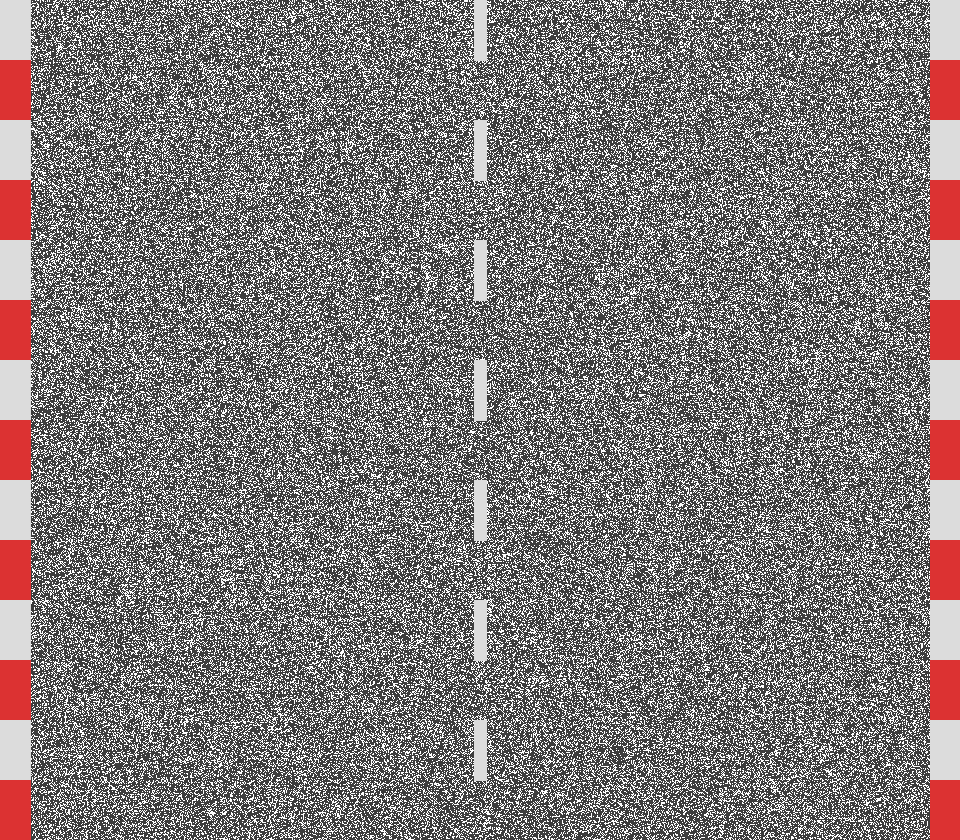
#> input picture Juego/src/assets/carreterav1.png, 960 x 840 px, found by its file name
$ python resize_roads_v2.py
#> lines starting #> are read from the running program, lines starting #| are printed output that depends on the picture
import cv2
import os

def crop_and_resize_road(filename, width=960, height=840):
#> called with filename = 'carreterav1.png', width = 960, height = 840
    path = os.path.join("assets", filename)
    if not os.path.exists(path):
        print(f"{filename} not found.")
        return

    img = cv2.imread(path)
#> img is the input picture: shape (840, 960, 3); mean B, G, R 122.4, 122.4, 127.8
    if img is None:
        print(f"Failed to load {path}")
        return

    # User wants ONLY the road, no background (trees/snow/grass).
    # Assuming vertical road in the middle.
    # We should crop the center part of the image where the road usually is.
    # Let's crop the middle 50% width? And scale that to fill the screen.

    h, w, _ = img.shape
#> h = 840; w = 960

    # Crop settings (adjustable)
    # Keeping mostly the center.
    # Let's keep center 60% of the width
    crop_w = int(w * 0.5)
#> crop_w = 480
    start_x = (w - crop_w) // 2
#> start_x = 240

    # We want to stretch this crop to 960 width.
    # And keep height full or crop too? Usually height is fine.

    cropped = img[0:h, start_x:start_x+crop_w]
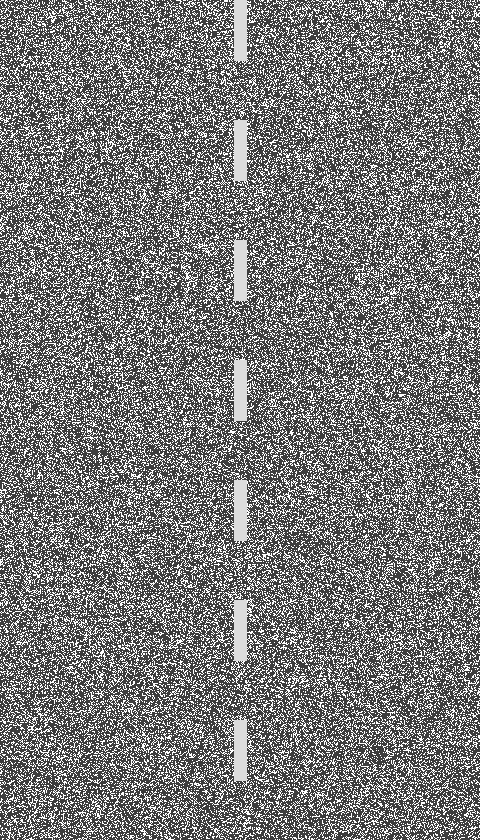
#> cropped: shape (840, 480, 3); min 60, max 255, mean 122

    # Now resize to Target game dimension
    final_img = cv2.resize(cropped, (width, height))
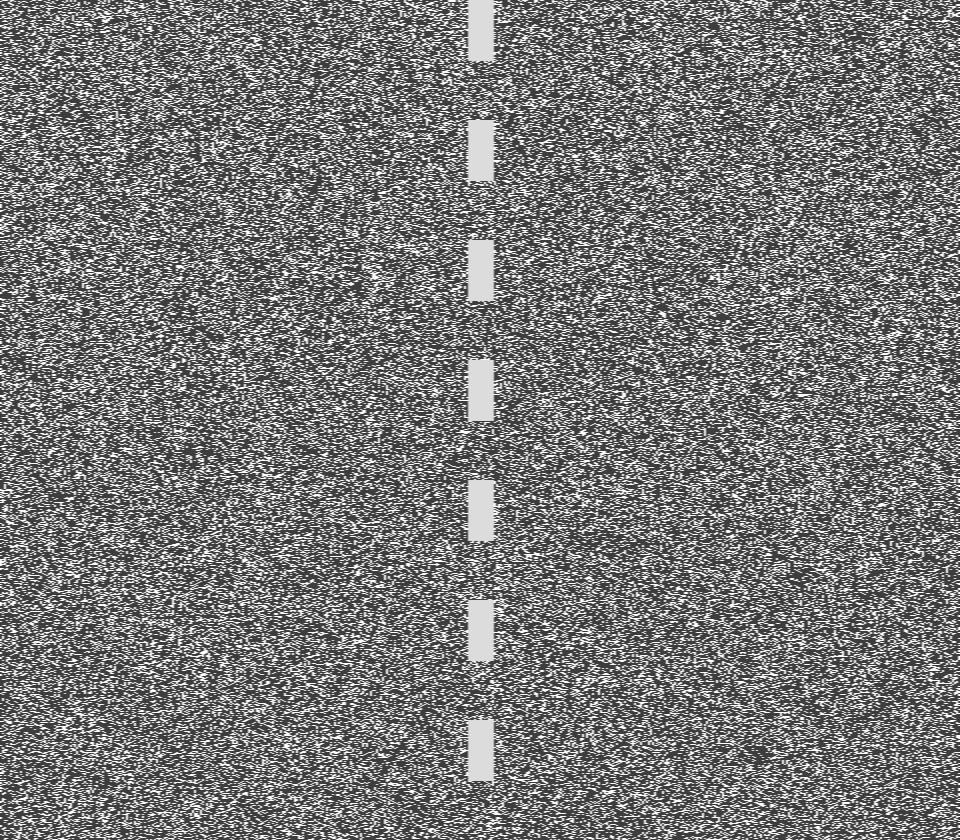
#> final_img: shape (840, 960, 3); min 60, max 255, mean 122.1

    cv2.imwrite(path, final_img)
    print(f"Processed {filename}: Cropped center and stretched to {width}x{height}")

if __name__ == "__main__":
    # Also process the original road variants
    for name in ["carreterav1.png", "carreterav2.png", "carreterav3.png", "carreterav4.png"]:
        crop_and_resize_road(name)
#> pass 2 of the loop `for name in ["carreterav1.png", "carreterav2.png", "carreterav3.png", ..`:
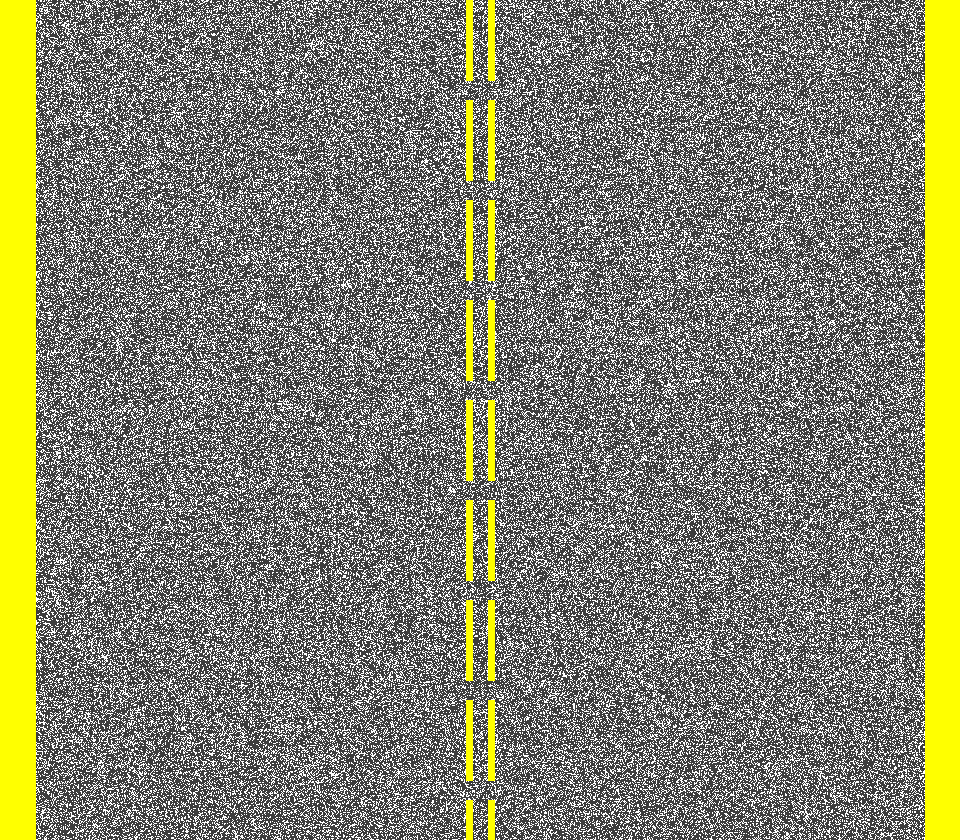
#> input picture Juego/src/assets/carreterav2.png, 960 x 840 px, found by its file name
#> in crop_and_resize_road, img is the input picture: shape (840, 960, 3); mean B, G, R 110.4, 132.3, 132.3
#> in crop_and_resize_road (call 2), `cropped = img[0:h, start_x:start_x+crop_w]`:
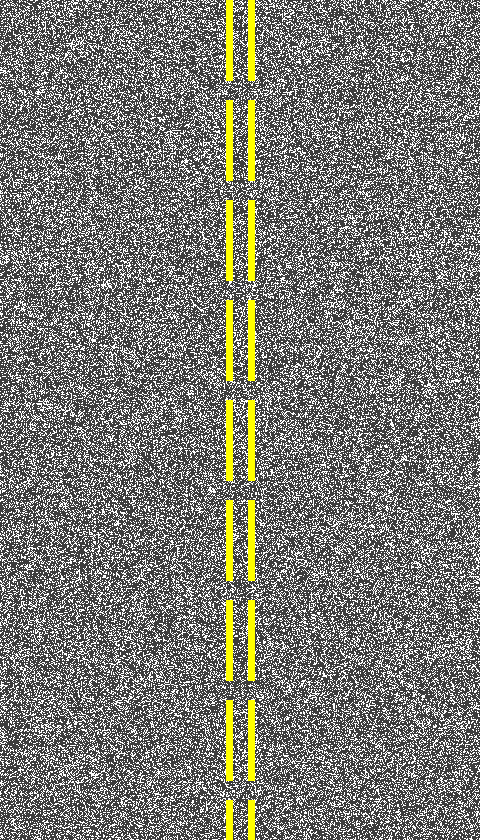
#> cropped: shape (840, 480, 3); mean B, G, R 117.9, 123.9, 123.9
#> in crop_and_resize_road (call 2), `final_img = cv2.resize(cropped, (width, height))`:
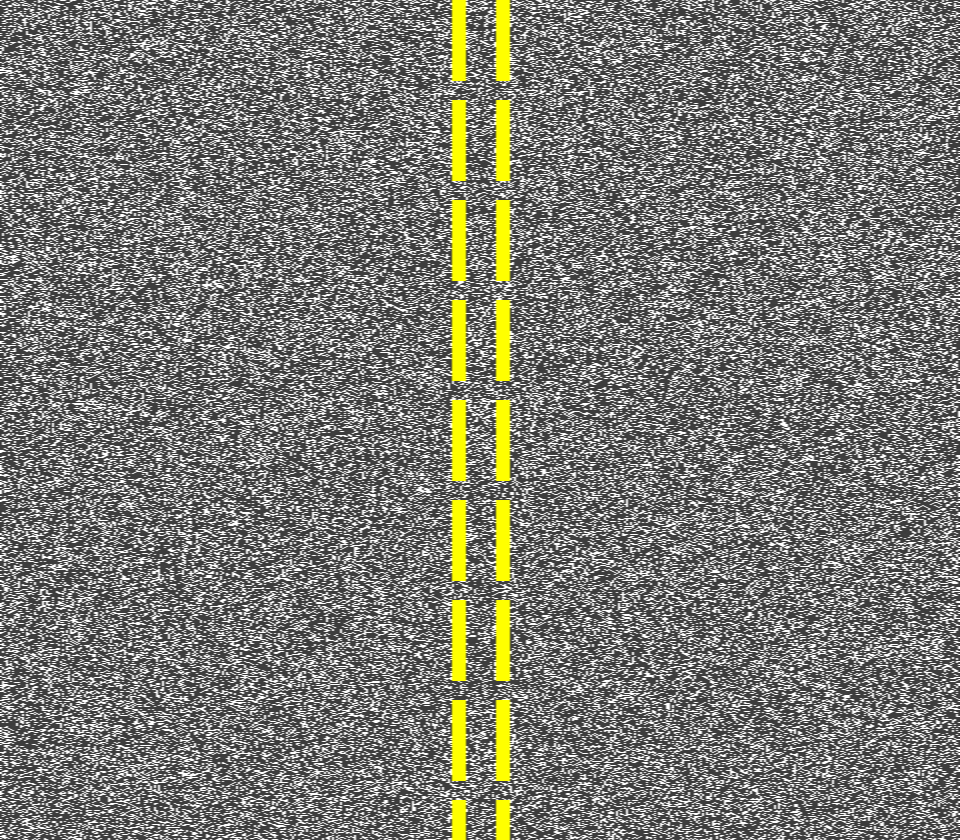
#> final_img: shape (840, 960, 3); mean B, G, R 117.9, 124, 124
#> pass 3 of the loop `for name in ["carreterav1.png", "carreterav2.png", "carreterav3.png", ..`:
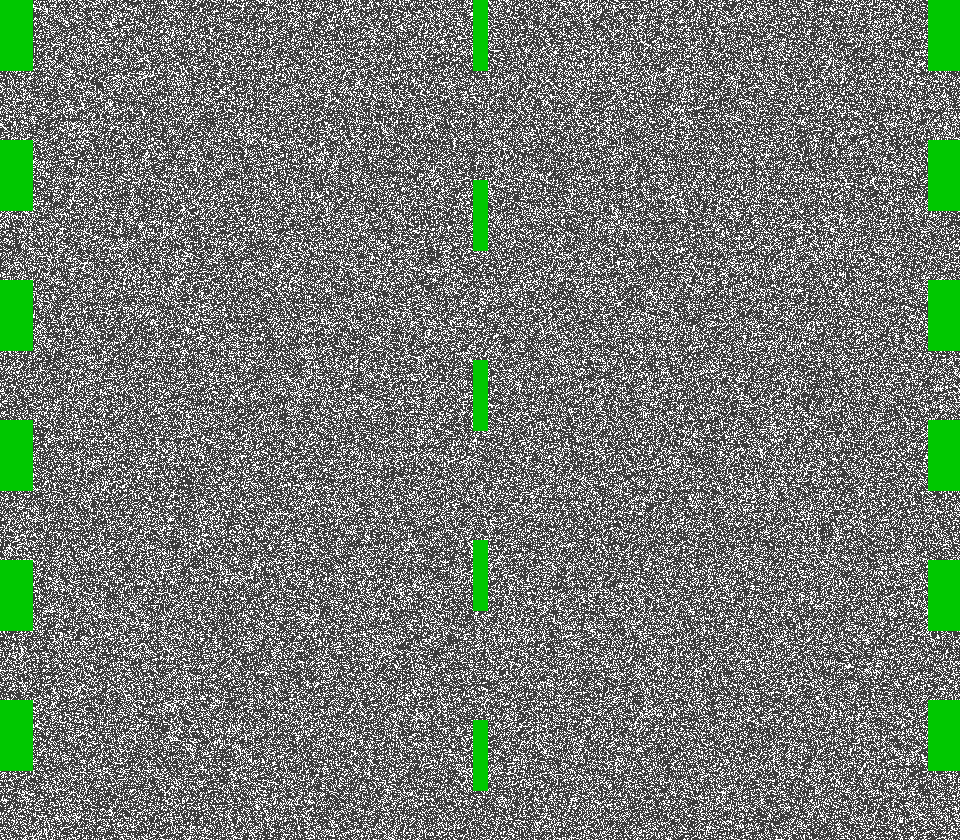
#> input picture Juego/src/assets/carreterav3.png, 960 x 840 px, found by its file name
#> in crop_and_resize_road, img is the input picture: shape (840, 960, 3); mean B, G, R 115.7, 123.9, 115.7
#> in crop_and_resize_road (call 3), `cropped = img[0:h, start_x:start_x+crop_w]`:
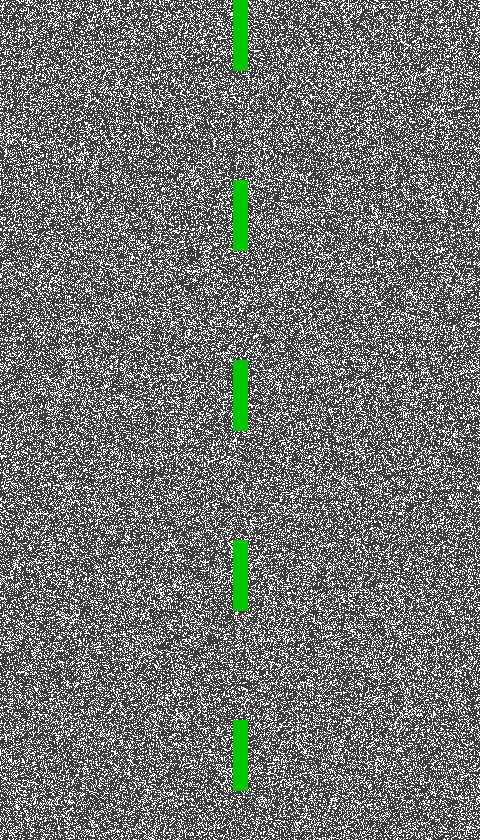
#> cropped: shape (840, 480, 3); mean B, G, R 118.9, 121.5, 118.9
#> in crop_and_resize_road (call 3), `final_img = cv2.resize(cropped, (width, height))`:
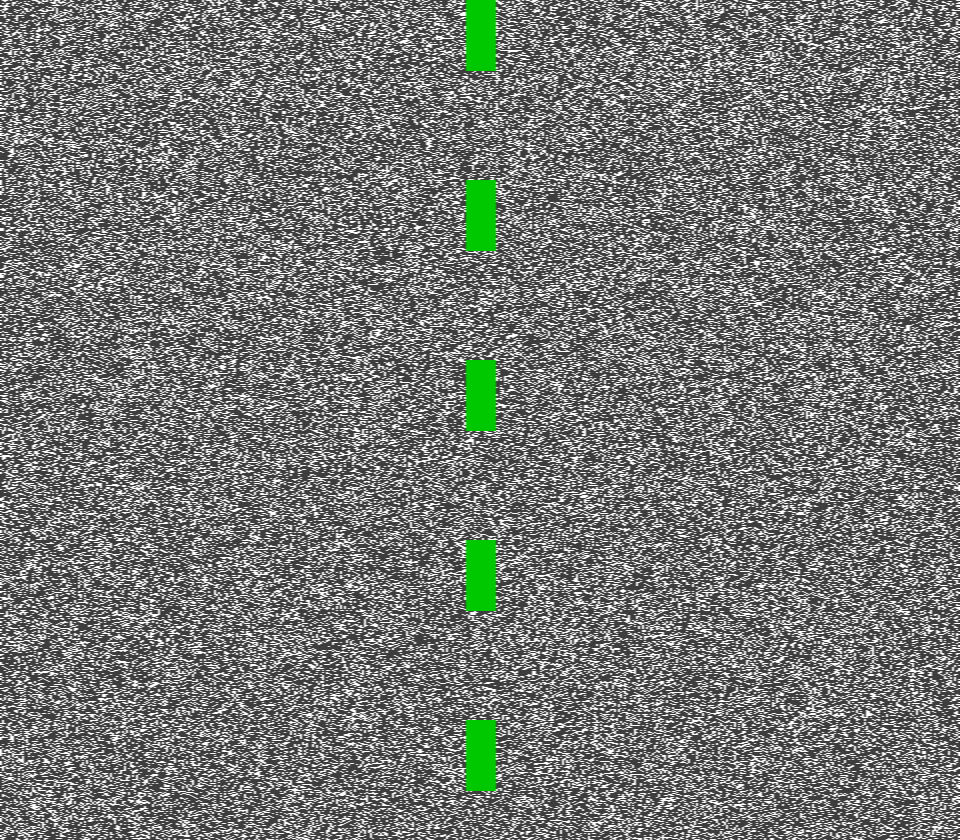
#> final_img: shape (840, 960, 3); mean B, G, R 119, 121.6, 119
#> the loop made 4 passes; the first 3 are shown
